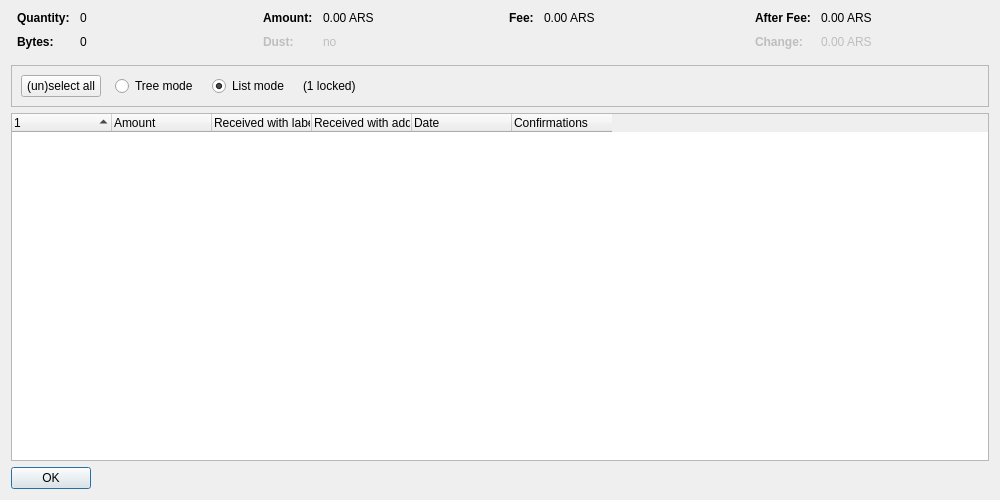
<?xml version="1.0" encoding="UTF-8"?>
<ui version="4.0">
 <class>CoinControlDialog</class>
 <widget class="QDialog" name="CoinControlDialog">
  <property name="geometry">
   <rect>
    <x>0</x>
    <y>0</y>
    <width>1000</width>
    <height>500</height>
   </rect>
  </property>
  <property name="windowTitle">
   <string>Coin Selection</string>
  </property>
  <layout class="QVBoxLayout" name="verticalLayout">
   <item>
    <layout class="QHBoxLayout" name="horizontalLayoutTop" stretch="0,0,0,0">
     <property name="topMargin">
      <number>0</number>
     </property>
     <property name="bottomMargin">
      <number>10</number>
     </property>
     <item>
      <layout class="QFormLayout" name="formLayoutCoinControl1">
       <property name="horizontalSpacing">
        <number>10</number>
       </property>
       <property name="verticalSpacing">
        <number>10</number>
       </property>
       <property name="leftMargin">
        <number>6</number>
       </property>
       <property name="rightMargin">
        <number>6</number>
       </property>
       <item row="0" column="0">
        <widget class="QLabel" name="labelCoinControlQuantityText">
         <property name="font">
          <font>
           <weight>75</weight>
           <bold>true</bold>
          </font>
         </property>
         <property name="text">
          <string>Quantity:</string>
         </property>
        </widget>
       </item>
       <item row="0" column="1">
        <widget class="QLabel" name="labelCoinControlQuantity">
         <property name="cursor">
          <cursorShape>IBeamCursor</cursorShape>
         </property>
         <property name="contextMenuPolicy">
          <enum>Qt::ActionsContextMenu</enum>
         </property>
         <property name="text">
          <string notr="true">0</string>
         </property>
         <property name="textInteractionFlags">
          <set>Qt::LinksAccessibleByMouse|Qt::TextSelectableByKeyboard|Qt::TextSelectableByMouse</set>
         </property>
        </widget>
       </item>
       <item row="1" column="0">
        <widget class="QLabel" name="labelCoinControlBytesText">
         <property name="font">
          <font>
           <weight>75</weight>
           <bold>true</bold>
          </font>
         </property>
         <property name="text">
          <string>Bytes:</string>
         </property>
        </widget>
       </item>
       <item row="1" column="1">
        <widget class="QLabel" name="labelCoinControlBytes">
         <property name="cursor">
          <cursorShape>IBeamCursor</cursorShape>
         </property>
         <property name="contextMenuPolicy">
          <enum>Qt::ActionsContextMenu</enum>
         </property>
         <property name="text">
          <string notr="true">0</string>
         </property>
         <property name="textInteractionFlags">
          <set>Qt::LinksAccessibleByMouse|Qt::TextSelectableByKeyboard|Qt::TextSelectableByMouse</set>
         </property>
        </widget>
       </item>
      </layout>
     </item>
     <item>
      <layout class="QFormLayout" name="formLayoutCoinControl2">
       <property name="horizontalSpacing">
        <number>10</number>
       </property>
       <property name="verticalSpacing">
        <number>10</number>
       </property>
       <property name="leftMargin">
        <number>6</number>
       </property>
       <property name="rightMargin">
        <number>6</number>
       </property>
       <item row="0" column="0">
        <widget class="QLabel" name="labelCoinControlAmountText">
         <property name="font">
          <font>
           <weight>75</weight>
           <bold>true</bold>
          </font>
         </property>
         <property name="text">
          <string>Amount:</string>
         </property>
        </widget>
       </item>
       <item row="0" column="1">
        <widget class="QLabel" name="labelCoinControlAmount">
         <property name="cursor">
          <cursorShape>IBeamCursor</cursorShape>
         </property>
         <property name="contextMenuPolicy">
          <enum>Qt::ActionsContextMenu</enum>
         </property>
         <property name="text">
          <string notr="true">0.00 ARS</string>
         </property>
         <property name="textInteractionFlags">
          <set>Qt::LinksAccessibleByMouse|Qt::TextSelectableByKeyboard|Qt::TextSelectableByMouse</set>
         </property>
        </widget>
       </item>
       <item row="1" column="0">
        <widget class="QLabel" name="labelCoinControlLowOutputText">
         <property name="enabled">
          <bool>false</bool>
         </property>
         <property name="font">
          <font>
           <weight>75</weight>
           <bold>true</bold>
          </font>
         </property>
         <property name="text">
          <string>Dust:</string>
         </property>
        </widget>
       </item>
       <item row="1" column="1">
        <widget class="QLabel" name="labelCoinControlLowOutput">
         <property name="enabled">
          <bool>false</bool>
         </property>
         <property name="cursor">
          <cursorShape>IBeamCursor</cursorShape>
         </property>
         <property name="contextMenuPolicy">
          <enum>Qt::ActionsContextMenu</enum>
         </property>
         <property name="text">
          <string notr="true">no</string>
         </property>
         <property name="textInteractionFlags">
          <set>Qt::LinksAccessibleByMouse|Qt::TextSelectableByKeyboard|Qt::TextSelectableByMouse</set>
         </property>
        </widget>
       </item>
      </layout>
     </item>
     <item>
      <layout class="QFormLayout" name="formLayoutCoinControl3">
       <property name="horizontalSpacing">
        <number>10</number>
       </property>
       <property name="verticalSpacing">
        <number>10</number>
       </property>
       <property name="leftMargin">
        <number>6</number>
       </property>
       <property name="rightMargin">
        <number>6</number>
       </property>
       <item row="0" column="0">
        <widget class="QLabel" name="labelCoinControlFeeText">
         <property name="font">
          <font>
           <weight>75</weight>
           <bold>true</bold>
          </font>
         </property>
         <property name="text">
          <string>Fee:</string>
         </property>
        </widget>
       </item>
       <item row="0" column="1">
        <widget class="QLabel" name="labelCoinControlFee">
         <property name="cursor">
          <cursorShape>IBeamCursor</cursorShape>
         </property>
         <property name="contextMenuPolicy">
          <enum>Qt::ActionsContextMenu</enum>
         </property>
         <property name="text">
          <string notr="true">0.00 ARS</string>
         </property>
         <property name="textInteractionFlags">
          <set>Qt::LinksAccessibleByMouse|Qt::TextSelectableByKeyboard|Qt::TextSelectableByMouse</set>
         </property>
        </widget>
       </item>
      </layout>
     </item>
     <item>
      <layout class="QFormLayout" name="formLayoutCoinControl4">
       <property name="horizontalSpacing">
        <number>10</number>
       </property>
       <property name="verticalSpacing">
        <number>10</number>
       </property>
       <property name="leftMargin">
        <number>6</number>
       </property>
       <property name="rightMargin">
        <number>6</number>
       </property>
       <item row="0" column="0">
        <widget class="QLabel" name="labelCoinControlAfterFeeText">
         <property name="font">
          <font>
           <weight>75</weight>
           <bold>true</bold>
          </font>
         </property>
         <property name="text">
          <string>After Fee:</string>
         </property>
        </widget>
       </item>
       <item row="0" column="1">
        <widget class="QLabel" name="labelCoinControlAfterFee">
         <property name="cursor">
          <cursorShape>IBeamCursor</cursorShape>
         </property>
         <property name="contextMenuPolicy">
          <enum>Qt::ActionsContextMenu</enum>
         </property>
         <property name="text">
          <string notr="true">0.00 ARS</string>
         </property>
         <property name="textInteractionFlags">
          <set>Qt::LinksAccessibleByMouse|Qt::TextSelectableByKeyboard|Qt::TextSelectableByMouse</set>
         </property>
        </widget>
       </item>
       <item row="1" column="0">
        <widget class="QLabel" name="labelCoinControlChangeText">
         <property name="enabled">
          <bool>false</bool>
         </property>
         <property name="font">
          <font>
           <weight>75</weight>
           <bold>true</bold>
          </font>
         </property>
         <property name="text">
          <string>Change:</string>
         </property>
        </widget>
       </item>
       <item row="1" column="1">
        <widget class="QLabel" name="labelCoinControlChange">
         <property name="enabled">
          <bool>false</bool>
         </property>
         <property name="cursor">
          <cursorShape>IBeamCursor</cursorShape>
         </property>
         <property name="contextMenuPolicy">
          <enum>Qt::ActionsContextMenu</enum>
         </property>
         <property name="text">
          <string notr="true">0.00 ARS</string>
         </property>
         <property name="textInteractionFlags">
          <set>Qt::LinksAccessibleByMouse|Qt::TextSelectableByKeyboard|Qt::TextSelectableByMouse</set>
         </property>
        </widget>
       </item>
      </layout>
     </item>
    </layout>
   </item>
   <item>
    <widget class="QFrame" name="frame">
     <property name="minimumSize">
      <size>
       <width>0</width>
       <height>40</height>
      </size>
     </property>
     <property name="frameShape">
      <enum>QFrame::StyledPanel</enum>
     </property>
     <property name="frameShadow">
      <enum>QFrame::Sunken</enum>
     </property>
     <layout class="QHBoxLayout" name="horizontalLayout">
      <item>
       <layout class="QHBoxLayout" name="horizontalLayoutPanel" stretch="0,0,0,0,0">
        <property name="spacing">
         <number>14</number>
        </property>
        <item>
         <widget class="QPushButton" name="pushButtonSelectAll">
          <property name="sizePolicy">
           <sizepolicy hsizetype="Maximum" vsizetype="Fixed">
            <horstretch>0</horstretch>
            <verstretch>0</verstretch>
           </sizepolicy>
          </property>
          <property name="text">
           <string>(un)select all</string>
          </property>
          <property name="autoDefault">
           <bool>false</bool>
          </property>
         </widget>
        </item>
        <item>
         <widget class="QRadioButton" name="radioTreeMode">
          <property name="sizePolicy">
           <sizepolicy hsizetype="Maximum" vsizetype="Fixed">
            <horstretch>0</horstretch>
            <verstretch>0</verstretch>
           </sizepolicy>
          </property>
          <property name="text">
           <string>Tree mode</string>
          </property>
         </widget>
        </item>
        <item>
         <widget class="QRadioButton" name="radioListMode">
          <property name="sizePolicy">
           <sizepolicy hsizetype="Maximum" vsizetype="Fixed">
            <horstretch>0</horstretch>
            <verstretch>0</verstretch>
           </sizepolicy>
          </property>
          <property name="text">
           <string>List mode</string>
          </property>
          <property name="checked">
           <bool>true</bool>
          </property>
         </widget>
        </item>
        <item>
         <widget class="QLabel" name="labelLocked">
          <property name="text">
           <string notr="true">(1 locked)</string>
          </property>
         </widget>
        </item>
        <item>
         <spacer name="horizontalSpacer">
          <property name="orientation">
           <enum>Qt::Horizontal</enum>
          </property>
          <property name="sizeHint" stdset="0">
           <size>
            <width>40</width>
            <height>20</height>
           </size>
          </property>
         </spacer>
        </item>
       </layout>
      </item>
     </layout>
    </widget>
   </item>
   <item>
    <widget class="CoinControlTreeWidget" name="treeWidget">
     <property name="contextMenuPolicy">
      <enum>Qt::CustomContextMenu</enum>
     </property>
     <property name="sortingEnabled">
      <bool>false</bool>
     </property>
     <property name="columnCount">
      <number>6</number>
     </property>
     <attribute name="headerShowSortIndicator" stdset="0">
      <bool>true</bool>
     </attribute>
     <attribute name="headerStretchLastSection">
      <bool>false</bool>
     </attribute>
     <column>
      <property name="text">
       <string/>
      </property>
     </column>
     <column>
      <property name="text">
       <string>Amount</string>
      </property>
     </column>
     <column>
      <property name="text">
       <string>Received with label</string>
      </property>
     </column>
     <column>
      <property name="text">
       <string>Received with address</string>
      </property>
     </column>
     <column>
      <property name="text">
       <string>Date</string>
      </property>
     </column>
     <column>
      <property name="text">
       <string>Confirmations</string>
      </property>
      <property name="toolTip">
       <string>Confirmed</string>
      </property>
     </column>
     <column>
      <property name="text">
       <string/>
      </property>
     </column>
     <column>
      <property name="text">
       <string/>
      </property>
     </column>
     <column>
      <property name="text">
       <string/>
      </property>
     </column>
     <column>
      <property name="text">
       <string/>
      </property>
     </column>
    </widget>
   </item>
   <item>
    <widget class="QDialogButtonBox" name="buttonBox">
     <property name="sizePolicy">
      <sizepolicy hsizetype="Maximum" vsizetype="Fixed">
       <horstretch>0</horstretch>
       <verstretch>0</verstretch>
      </sizepolicy>
     </property>
     <property name="orientation">
      <enum>Qt::Horizontal</enum>
     </property>
     <property name="standardButtons">
      <set>QDialogButtonBox::Ok</set>
     </property>
    </widget>
   </item>
  </layout>
 </widget>
 <customwidgets>
  <customwidget>
   <class>CoinControlTreeWidget</class>
   <extends>QTreeWidget</extends>
   <header>qt/coincontroltreewidget.h</header>
  </customwidget>
 </customwidgets>
 <resources/>
 <connections/>
</ui>
